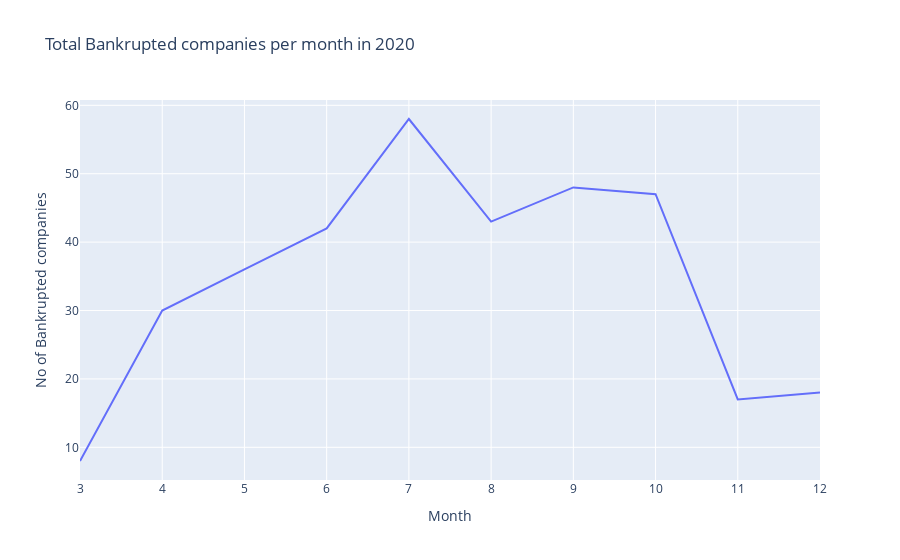

Write notebook code for a chart like this one.
### Code cell
month_data = data_sorted.groupby('Month')
company_month = month_data['Company'].count()
company_month_df = company_month.to_frame()
company_month_df.columns = ['No of Bankrupted companies']
display(company_month_df)


x_labels = 'March April May June July August September October November December'.split(" ")

plotly_bnk_time = px.line(company_month_df, y='No of Bankrupted companies', title='Total Bankrupted companies per month in 2020')
plotly_bnk_time.show()
# plt.xticks(x_labels, rotation='vertical')
# plt.xlabel('Month')
# plt.ylabel('No. of Bankrupted Companies')
# plt.show()

### Figure 1 — Plotly figure (JSON) as saved in the notebook; plotly's stock layout.template omitted (floating-point values rounded to 4 significant figures)
{"data": [{"hovertemplate": "Month=%{x}<br>No of Bankrupted companies=%{y}<extra></extra>", "legendgroup": "", "line": {"color": "#636efa", "dash": "solid"}, "mode": "lines", "name": "", "orientation": "v", "showlegend": false, "type": "scatter", "x": [3, 4, 5, 6, 7, 8, 9, 10, 11, 12], "xaxis": "x", "y": [8, 30, 36, 42, 58, 43, 48, 47, 17, 18], "yaxis": "y"}], "layout": {"legend": {"tracegroupgap": 0}, "title": {"text": "Total Bankrupted companies per month in 2020"}, "xaxis": {"anchor": "y", "domain": [0, 1], "title": {"text": "Month"}}, "yaxis": {"anchor": "x", "domain": [0, 1], "title": {"text": "No of Bankrupted companies"}}}}
